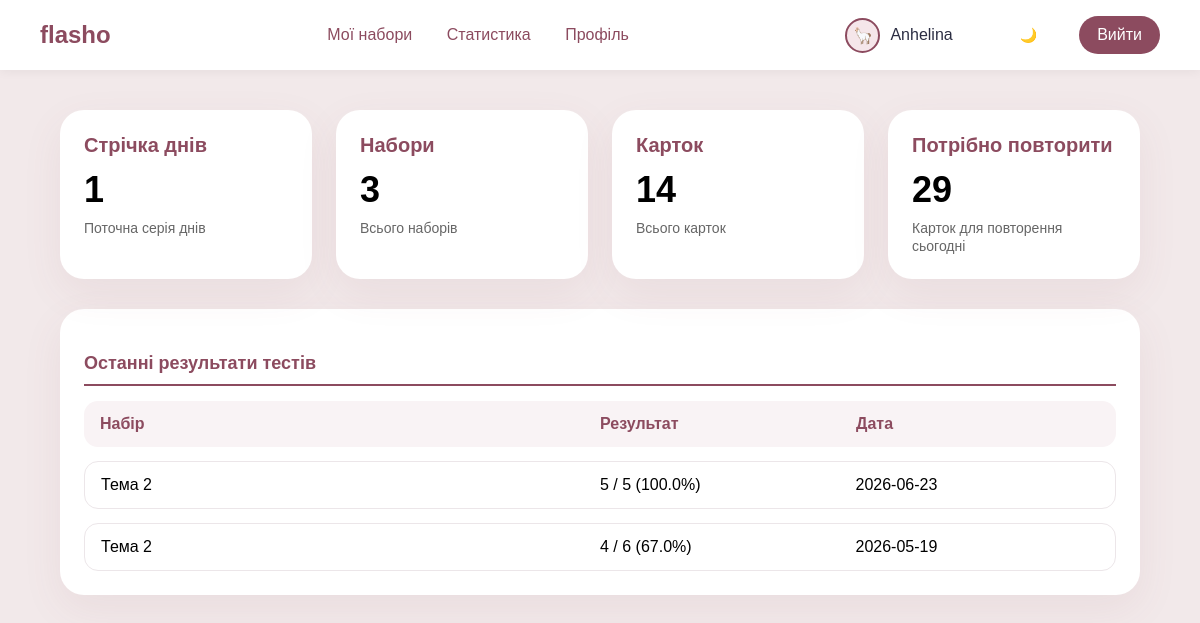
Screenshot of /statistics (signed in) with the database file from the repository.
### tables this page shows
CREATE TABLE users(
        id INTEGER PRIMARY KEY AUTOINCREMENT,
        username TEXT NOT NULL,
        email TEXT UNIQUE NOT NULL,
        password TEXT NOT NULL,
        avatar TEXT
    , language TEXT DEFAULT 'uk');

CREATE TABLE user_stats(
        user_id INTEGER PRIMARY KEY,
        streak INTEGER DEFAULT 0,
        last_study TEXT,
        total_learned INTEGER DEFAULT 0
    );

CREATE TABLE test_results(
        id INTEGER PRIMARY KEY AUTOINCREMENT,
        user_id INTEGER NOT NULL,
        set_id INTEGER NOT NULL,
        score INTEGER NOT NULL,
        total INTEGER NOT NULL,
        passed INTEGER NOT NULL,
        created_at TEXT DEFAULT CURRENT_TIMESTAMP,
        FOREIGN KEY (user_id) REFERENCES users (id),
        FOREIGN KEY (set_id) REFERENCES sets (id)
    );

CREATE TABLE sets(
        id INTEGER PRIMARY KEY AUTOINCREMENT,
        user_id INTEGER NOT NULL,
        name TEXT NOT NULL,
        description TEXT,
        created_date TEXT DEFAULT CURRENT_DATE,
        cards_count INTEGER DEFAULT 0,
        FOREIGN KEY (user_id) REFERENCES users (id)
    );

### app.py (the view)
@app.route("/statistics")
@login_required
def statistics():
    try:
        conn = get_db()
        user = conn.execute("SELECT * FROM users WHERE id=?", (session["user_id"],)).fetchone()
        stats = conn.execute("SELECT * FROM user_stats WHERE user_id=?", (session["user_id"],)).fetchone()
        total_sets = conn.execute("SELECT COUNT(*) as count FROM sets WHERE user_id=?", (session["user_id"],)).fetchone()["count"]
        total_cards = conn.execute(
            "SELECT COUNT(*) as count FROM cards WHERE set_id IN (SELECT id FROM sets WHERE user_id=?)",
            (session["user_id"],)
        ).fetchone()["count"]
        due_review = conn.execute(
            "SELECT COUNT(DISTINCT p.card_id) as count FROM progress p WHERE p.user_id=? AND (p.next_review IS NULL OR p.next_review <= date('now'))",
            (session["user_id"],)
        ).fetchone()["count"]
        recent_results = conn.execute(
            "SELECT tr.*, s.name as set_name FROM test_results tr LEFT JOIN sets s ON tr.set_id=s.id WHERE tr.user_id=? ORDER BY tr.created_at DESC LIMIT 8",
            (session["user_id"],)
        ).fetchall()
        conn.close()
        return render_template("statistics.html",
                             user=user,
                             stats=stats,
                             total_sets=total_sets,
                             total_cards=total_cards,
                             due_review=due_review,
                             recent_results=recent_results)
    except sqlite3.Error as e:
        flash(f"Помилка бази даних: {str(e)}", "danger")
        return redirect(url_for("dashboard"))

### app.py (called while the page is built)
def translate_text(text):
    lang = session.get("language", "uk")
    if lang == "uk":
        return text
    return translations.get(text, {}).get(lang, text)

def generate_csrf_token():
    if "csrf_token" not in session:
        session["csrf_token"] = secrets.token_hex(16)
    return session["csrf_token"]

@app.before_request
def protect_csrf():
    if request.method == "POST" and not request.path.startswith("/api/"):
        token = session.get("csrf_token")
        form_token = request.form.get("csrf_token")
        if not token or not form_token or token != form_token:
            flash("Недійсний CSRF токен.", "danger")
            return redirect(request.referrer or url_for("index"))

@app.context_processor
def inject_language():
    return {
        "_": translate_text,
        "lang": session.get("language", "uk"),
        "csrf_token": generate_csrf_token()
    }

def login_required(f):
    @wraps(f)
    def decorated_function(*args, **kwargs):
        if "user_id" not in session:
            flash("Будь ласка, увійдіть в систему", "warning")
            return redirect(url_for("login"))
        return f(*args, **kwargs)
    return decorated_function

def get_db():
    conn = sqlite3.connect(DATABASE, timeout=30, check_same_thread=False)
    try:
        conn.execute('PRAGMA journal_mode=WAL')
    except sqlite3.OperationalError:
        pass
    try:
        conn.execute('PRAGMA busy_timeout=30000')
    except sqlite3.OperationalError:
        pass
    conn.row_factory = sqlite3.Row
    return conn

### templates/statistics.html (shortened to what this page needs)
<!DOCTYPE html>
<html lang="{{ lang }}">
<head>
<link rel="stylesheet" href="{{ url_for('static', filename='style.css') }}">
</head>
<body>
{% import 'avatar_display.html' as avatar_macros %}
<header>
    <div class="logo">flasho</div>
    <nav>
        <a href="{{ url_for('dashboard') }}">{{ _('Мої набори') }}</a>
        <a href="{{ url_for('statistics') }}">{{ _('Статистика') }}</a>
        <a href="{{ url_for('profile') }}">{{ _('Профіль') }}</a>
    </nav>
    <div class="auth-buttons">
        <div class="user-info">
            {{ avatar_macros.render_avatar(user.avatar, user.username, 'small') }}
            <span class="username">{{ user.username }}</span>
        </div>
        <button class="dark-toggle" onclick="toggleDarkMode()" title="{{ _('Темна тема') }}">🌙</button>
        <a href="{{ url_for('logout') }}" class="logout-btn">{{ _('Вийти') }}</a>
    </div>
</header>
<section class="statistics-page">
    <div class="statistics-grid">
        <div class="stat-card">
            <h2>{{ _('Стрічка днів') }}</h2>
            <p>{{ stats.streak if stats else 0 }}</p>
            <span>{{ _('Поточна серія днів') }}</span>
        </div>
        <div class="stat-card">
            <h2>{{ _('Набори') }}</h2>
            <p>{{ total_sets }}</p>
            <span>{{ _('Всього наборів') }}</span>
        </div>
        <div class="stat-card">
            <h2>{{ _('Карток') }}</h2>
            <p>{{ total_cards }}</p>
            <span>{{ _('Всього карток') }}</span>
        </div>
        <div class="stat-card">
            <h2>{{ _('Потрібно повторити') }}</h2>
            <p>{{ due_review }}</p>
            <span>{{ _('Карток для повторення сьогодні') }}</span>
        </div>
    </div>
    <div class="recent-results">
        <div class="section-title">{{ _('Останні результати тестів') }}</div>
        {% if recent_results %}
            <div class="results-table">
                <div class="results-table-header">
                    <span>{{ _('Набір') }}</span>
                    <span>{{ _('Результат') }}</span>
                    <span>{{ _('Дата') }}</span>
                </div>
                {% for row in recent_results %}
                <div class="results-table-row">
                    <span>{{ row.set_name or _('Набір') }}</span>
                    <span>{{ row.score }} / {{ row.total }} ({{ ((row.score / row.total) * 100)|round(0) if row.total else 0 }}%)</span>
                    <span>{{ row.created_at.split(' ')[0] }}</span>
                </div>
                {% endfor %}
            </div>
        {% else %}
            <p class="empty-state">{{ _('Тут з’являться результати ваших тестів після проходження quiz-режиму.') }}</p>
        {% endif %}
    </div>
</section>
</body>
</html>

### static/style.css (style rules this page uses)
* { margin:0; padding:0; box-sizing:border-box; font-family: Arial, sans-serif; }
body { background:#f2e9ea; overflow-x:hidden; animation: pageFadeIn 0.45s ease; }
header { display:flex; justify-content:space-between; align-items:center; padding:20px 60px; background:#f5f5f7; }
.logo { font-size:24px; font-weight:bold; color:#8c4b5f; display:flex; align-items:center; gap:10px; }
nav a { margin:0 15px; text-decoration:none; color:#8c4b5f; font-size:16px; position:relative; transition:color 0.3s ease; }
nav a::after { content:""; position:absolute; left:0; bottom:-5px; width:0%; height:2px; background:#8c4b5f; transition:width 0.3s ease; }
.auth-buttons button, .hero-btn { margin-left:10px; padding:12px 22px; border-radius:30px; border:none; cursor:pointer; font-size:14px; transition:all 0.3s ease; position:relative; overflow:hidden; }
header, .profile-card, .create-form, .edit-container, .set-card, .card, .avatar-block, .add-card { opacity:0; animation:fadeInUp 0.45s ease forwards; }
button::after { content:""; position:absolute; border-radius:50%; transform:scale(0); background:rgba(255,255,255,0.4); width:100px; height:100px; opacity:0; pointer-events:none; }
.statistics-page { padding:40px 60px; max-width:1200px; margin:0 auto; }
.statistics-grid { display:grid; grid-template-columns:repeat(auto-fit, minmax(220px, 1fr)); gap:24px; margin-bottom:30px; }
.stat-card { background:#fff; border-radius:24px; padding:24px; box-shadow:0 14px 40px rgba(140,75,95,0.08); transition:transform 0.3s ease, box-shadow 0.3s ease; }
.stat-card h2 { font-size:20px; margin-bottom:12px; color:#8c4b5f; }
.stat-card p { font-size:36px; font-weight:700; margin-bottom:8px; }
.stat-card span { color:#666; font-size:14px; }
.recent-results { background:#fff; padding:24px; border-radius:24px; box-shadow:0 14px 40px rgba(140,75,95,0.08); }
.section-title { font-size:22px; font-weight:700; margin-bottom:22px; color:#8c4b5f; }
.results-table { display:grid; grid-template-columns:1fr; gap:14px; }
.results-table-header, .results-table-row { display:grid; grid-template-columns:2fr 1fr 1fr; gap:12px; padding:14px 16px; align-items:center; }
.results-table-header { background:#f9f3f5; border-radius:14px; font-weight:700; color:#8c4b5f; }
.results-table-row { background:#fff; border:1px solid #ece6e9; border-radius:14px; }
.section-title { color:#8c4b5f; font-size:18px; font-weight:600; margin-top:20px; margin-bottom:15px; border-bottom:2px solid #8c4b5f; padding-bottom:10px; }
.user-info { display: flex; align-items: center; gap: 10px; margin-right: 15px; }
.username { font-weight: 500; color: #2b2d42; }
.auth-buttons { display: flex; align-items: center; gap: 20px; }
.logout-btn { display: inline-flex; align-items: center; padding: 10px 18px; border-radius: 25px; background: #8c4b5f; color: white; text-decoration: none; font-weight: 500; }
header { display:flex; align-items:center; justify-content:space-between; padding:15px 40px; background:#ffffff; box-shadow:0 2px 10px rgba(0,0,0,0.05); }
.username { font-weight:500; }
.dark-toggle { background: none; border: none; font-size: 24px; cursor: pointer; padding: 5px 10px; transition: all 0.3s ease; }

### rows the page displays
users: username "Anhelina"
user_stats: streak "1"
test_results: name "Тема 2", score "5", total "5", ((row.score/row.total)*100)|round(0)ifrow.totalelse0 "100.0", created_at "2026-06-23"
test_results: name "Тема 2", score "4", total "6", ((row.score/row.total)*100)|round(0)ifrow.totalelse0 "67.0", created_at "2026-05-19"

### other values shown
{{ total_sets }} "3"
{{ total_cards }} "14"
{{ due_review }} "29"
